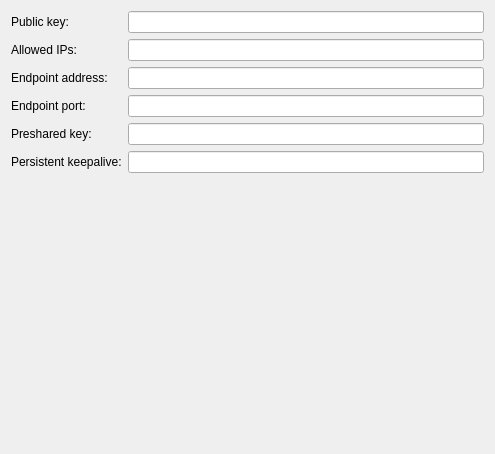
<?xml version="1.0" encoding="UTF-8"?>
<ui version="4.0">
  <class>WireGuardPeersProp</class>
  <widget class="QWidget" name="WireGuardProp">
    <property name="geometry">
      <rect>
        <x>0</x>
        <y>0</y>
        <width>495</width>
        <height>454</height>
      </rect>
    </property>
    <layout class="QFormLayout" name="form2Layout">
      <item row="1" column="0">
        <widget class="QLabel" name="publicKeyLabel">
          <property name="text">
            <string>Public key:</string>
          </property>
        </widget>
      </item>
      <item row="1" column="1">
        <widget class="QLineEdit" name="publicKeyLineEdit">
          <property name="toolTip">
            <string>Required.
            A base64 public key calculated by wg pubkey 
            from a private key, and usually transmitted 
            out of band to the author of the configuration file.</string>
          </property>
        </widget>
      </item>
      <item row="2" column="0">
        <widget class="QLabel" name="allowedIPsLabel">
          <property name="text">
            <string>Allowed IPs:</string>
          </property>
        </widget>
      </item>
      <item row="2" column="1">
        <widget class="QLineEdit" name="allowedIPsLineEdit">
          <property name="toolTip">
            <string>Required.
            A comma-separated list of IP (v4 or v6) addresses 
            with CIDR masks from which incoming traffic for 
            this peer is allowed and to which outgoing traffic 
            for this peer is directed. The catch-all 0.0.0.0/0 
            may be specified for matching all IPv4 addresses, 
            and ::/0 may be specified for matching all IPv6 addresses.</string>
          </property>
        </widget>
      </item>

      <item row="3" column="0">
        <widget class="QLabel" name="endpointAddressLabel">
          <property name="text">
            <string>Endpoint address:</string>
          </property>
        </widget>
      </item>
      <item row="3" column="1">
        <widget class="QLineEdit" name="endpointAddressLineEdit">
          <property name="toolTip">
            <string>Optional.
            An endpoint for the connection. Can be an
            IPv4 address, IPv6 address, or FQDN (fully
            qualified domain name such as abc.com). If
            present, Endpoint port must also be set.</string>
          </property>
        </widget>
      </item>

      <item row="4" column="0">
        <widget class="QLabel" name="endpointPortLabel">
          <property name="text">
            <string>Endpoint port:</string>
          </property>
        </widget>
      </item>
      <item row="4" column="1">
        <widget class="QLineEdit" name="endpointPortLineEdit">
          <property name="toolTip">
            <string>Optional.
            The port number of an endpoint. If present Endpoint
            Address must also be set.</string>
          </property>
        </widget>
      </item>

      <item row="5" column="0">
        <widget class="QLabel" name="presharedKeyLabel">
          <property name="text">
            <string>Preshared key:</string>
          </property>
        </widget>
      </item>
      <item row="5" column="1">
        <widget class="PasswordField" name="presharedKeyLineEdit">
          <property name="toolTip">
            <string>Optional.
            A base64 preshared key generated by wg genpsk.
            This option adds an additional layer of symmetric-key
            cryptography to be mixed into the already existing
            public-key cryptography, for post-quantum resistance.</string>
          </property>
        </widget>
      </item>
      <item row="6" column="0">
        <widget class="QLabel" name="keepaliveLabel">
          <property name="text">
            <string>Persistent keepalive:</string>
          </property>
        </widget>
      </item>
      <item row="6" column="1">
        <widget class="QLineEdit" name="keepaliveLineEdit">
          <property name="toolTip">
            <string>Optional.
            A seconds interval, between 1 and 65535 inclusive, of
            how often to send an authenticated empty packet to
            the peer for the purpose of keeping a stateful firewall
            or NAT mapping valid persistently. For example, if the
            interface very rarely sends traffic, but it might at
            anytime receive traffic from a peer, and it is behind
            NAT, the interface might benefit from having a
            persistent keepalive interval of 25 seconds. If set to
            0 or "off", this option is disabled. By default or
            when unspecified, this option is off. Most users will not
            need this.</string>
          </property>
        </widget>
      </item>
    </layout>
  </widget>
  <customwidgets>
    <customwidget>
      <class>PasswordField</class>
      <extends>QLineEdit</extends>
      <header location="global">passwordfield.h</header>
    </customwidget>
  </customwidgets>
  <resources/>
  <connections/>
</ui>
